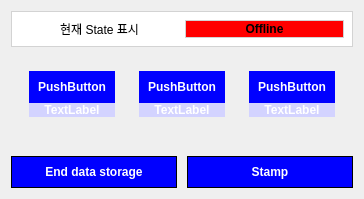
     <widget class="QWidget" name="RightCol" native="true">
      <property name="sizePolicy">
       <sizepolicy hsizetype="Expanding" vsizetype="Expanding">
        <horstretch>0</horstretch>
        <verstretch>0</verstretch>
       </sizepolicy>
      </property>
      <property name="styleSheet">
       <string notr="true">QWidget{
background-color: none;
border: none
	
}</string>
      </property>
      <layout class="QVBoxLayout" name="verticalLayout_18" stretch="13,22,55,6">
       <property name="spacing">
        <number>15</number>
       </property>
       <item>
        <widget class="QWidget" name="widget_10" native="true">
         <property name="styleSheet">
          <string notr="true">QWidget{
background-color: rgb(255, 255, 255);
border: 1px solid rgb(211, 211, 211)

}</string>
         </property>
         <layout class="QHBoxLayout" name="horizontalLayout_6">
          <item>
           <widget class="QLabel" name="label_28">
            <property name="styleSheet">
             <string notr="true">QLabel{
 border : none;
	font: 16pt &quot;MS Shell Dlg 2&quot;;


}</string>
            </property>
            <property name="text">
             <string>현재 State 표시</string>
            </property>
            <property name="alignment">
             <set>Qt::AlignCenter</set>
            </property>
           </widget>
          </item>
          <item>
           <widget class="QLabel" name="status_label">
            <property name="styleSheet">
             <string notr="true">QLabel{

font-weight: bold;
	font: 12pt &quot;MS Shell Dlg 2&quot;;
	background-color: rgb(255, 0, 0);
}</string>
            </property>
            <property name="text">
             <string>Offline</string>
            </property>
            <property name="alignment">
             <set>Qt::AlignCenter</set>
            </property>
           </widget>
          </item>
         </layout>
        </widget>
       </item>
       <item>
        <widget class="QWidget" name="widget_11" native="true">
         <layout class="QHBoxLayout" name="horizontalLayout_9">
          <item>
           <widget class="QWidget" name="widget_21" native="true">
            <layout class="QVBoxLayout" name="verticalLayout_23" stretch="2,1">
             <property name="spacing">
              <number>0</number>
             </property>
             <property name="topMargin">
              <number>0</number>
             </property>
             <property name="bottomMargin">
              <number>0</number>
             </property>
             <item>
              <widget class="QWidget" name="widget_24" native="true">
               <property name="styleSheet">
                <string notr="true">QWidget{
 background-color: blue;
border: none

}</string>
               </property>
               <layout class="QVBoxLayout" name="verticalLayout_26">
                <item>
                 <widget class="QPushButton" name="pushButton_5">
                  <property name="sizePolicy">
                   <sizepolicy hsizetype="Minimum" vsizetype="Expanding">
                    <horstretch>0</horstretch>
                    <verstretch>0</verstretch>
                   </sizepolicy>
                  </property>
                  <property name="styleSheet">
                   <string notr="true">QPushButton{
 color: white;
 border : none;
	font: 8pt &quot;MS Shell Dlg 2&quot;;
font-weight: bold;



}</string>
                  </property>
                  <property name="text">
                   <string>PushButton</string>
                  </property>
                  <property name="autoDefault">
                   <bool>false</bool>
                  </property>
                  <property name="default">
                   <bool>false</bool>
                  </property>
                 </widget>
                </item>
               </layout>
              </widget>
             </item>
             <item>
              <widget class="QLabel" name="label_30">
               <property name="styleSheet">
                <string notr="true">QLabel{
 
	background-color: rgb(211,211,255);
color: white;
border: none;
font-weight: bold


}</string>
               </property>
               <property name="text">
                <string>TextLabel</string>
               </property>
               <property name="alignment">
                <set>Qt::AlignCenter</set>
               </property>
              </widget>
             </item>
            </layout>
           </widget>
          </item>
          <item>
           <widget class="QWidget" name="widget_22" native="true">
            <layout class="QVBoxLayout" name="verticalLayout_24" stretch="2,1">
             <property name="spacing">
              <number>0</number>
             </property>
             <property name="topMargin">
              <number>0</number>
             </property>
             <property name="bottomMargin">
              <number>0</number>
             </property>
             <item>
              <widget class="QWidget" name="widget_25" native="true">
               <property name="styleSheet">
                <string notr="true">QWidget{
 background-color: blue;
border: none

}</string>
               </property>
               <layout class="QVBoxLayout" name="verticalLayout_27">
                <item>
                 <widget class="QPushButton" name="pushButton_6">
                  <property name="sizePolicy">
                   <sizepolicy hsizetype="Minimum" vsizetype="Expanding">
                    <horstretch>0</horstretch>
                    <verstretch>0</verstretch>
                   </sizepolicy>
                  </property>
                  <property name="styleSheet">
                   <string notr="true">QPushButton{
 color: white;
 border : none;
	font: 8pt &quot;MS Shell Dlg 2&quot;;
font-weight: bold;


}</string>
                  </property>
                  <property name="text">
                   <string>PushButton</string>
                  </property>
                 </widget>
                </item>
               </layout>
              </widget>
             </item>
             <item>
              <widget class="QLabel" name="label_31">
               <property name="styleSheet">
                <string notr="true">QLabel{
 
	background-color: rgb(211,211,255);
color: white;
border: none;
font-weight: bold


}</string>
               </property>
               <property name="text">
                <string>TextLabel</string>
               </property>
               <property name="alignment">
                <set>Qt::AlignCenter</set>
               </property>
              </widget>
             </item>
            </layout>
           </widget>
          </item>
          <item>
           <widget class="QWidget" name="widget_23" native="true">
            <layout class="QVBoxLayout" name="verticalLayout_25" stretch="2,1">
             <property name="spacing">
              <number>0</number>
             </property>
             <property name="topMargin">
              <number>0</number>
             </property>
             <property name="bottomMargin">
              <number>0</number>
             </property>
             <item>
              <widget class="QWidget" name="widget_26" native="true">
               <property name="styleSheet">
                <string notr="true">QWidget{
 background-color: blue;
border: none

}</string>
               </property>
               <layout class="QVBoxLayout" name="verticalLayout_28">
                <item>
                 <widget class="QPushButton" name="pushButton_7">
                  <property name="sizePolicy">
                   <sizepolicy hsizetype="Minimum" vsizetype="Expanding">
                    <horstretch>0</horstretch>
                    <verstretch>0</verstretch>
                   </sizepolicy>
                  </property>
                  <property name="styleSheet">
                   <string notr="true">QPushButton{
 color: white;
 border : none;
	font: 8pt &quot;MS Shell Dlg 2&quot;;
font-weight: bold;



}</string>
                  </property>
                  <property name="text">
                   <string>PushButton</string>
                  </property>
                 </widget>
                </item>
               </layout>
              </widget>
             </item>
             <item>
              <widget class="QLabel" name="label_32">
               <property name="styleSheet">
                <string notr="true">QLabel{
 
	background-color: rgb(211,211,255);
color: white;
border: none;
font-weight: bold


}</string>
               </property>
               <property name="text">
                <string>TextLabel</string>
               </property>
               <property name="alignment">
                <set>Qt::AlignCenter</set>
               </property>
              </widget>
             </item>
            </layout>
           </widget>
          </item>
         </layout>
        </widget>
       </item>
       <item>
        <widget class="QWidget" name="fault_detection_widget" native="true">
         <property name="styleSheet">
          <string notr="true">QWidget{
background-color: rgb(255, 255, 255);
border: 1px solid rgb(211, 211, 211);

}</string>
         </property>
        </widget>
       </item>
       <item>
        <layout class="QHBoxLayout" name="horizontalLayout_7">
         <property name="spacing">
          <number>10</number>
         </property>
         <item>
          <widget class="QWidget" name="widget_17" native="true">
           <property name="cursor">
            <cursorShape>PointingHandCursor</cursorShape>
           </property>
           <property name="styleSheet">
            <string notr="true">QWidget{
 background-color: blue;
border: 1px solid black
}
QWidget:hover{
	background-color: rgb(0, 85, 255);

}

</string>
           </property>
           <layout class="QVBoxLayout" name="verticalLayout_20">
            <item>
             <widget class="QPushButton" name="pushButton_4">
              <property name="styleSheet">
               <string notr="true">QPushButton{
 color: white;
 border : none;
	font: 12pt &quot;MS Shell Dlg 2&quot;;
font-weight: bold;
background-color: none

}

</string>
              </property>
              <property name="text">
               <string>End data storage</string>
              </property>
             </widget>
            </item>
           </layout>
          </widget>
         </item>
         <item>
          <widget class="QWidget" name="widget_18" native="true">
           <property name="cursor">
            <cursorShape>PointingHandCursor</cursorShape>
           </property>
           <property name="styleSheet">
            <string notr="true">QWidget{
 background-color: blue;
border: 1px solid black
}

QWidget:hover{
	background-color: rgb(0, 85, 255);

}
</string>
           </property>
           <layout class="QVBoxLayout" name="verticalLayout_19">
            <item>
             <widget class="QPushButton" name="pushButton_3">
              <property name="styleSheet">
               <string notr="true">QPushButton{
 color: white;
 border : none;
	font: 12pt &quot;MS Shell Dlg 2&quot;;
font-weight: bold;
background-color: none


}</string>
              </property>
              <property name="text">
               <string>Stamp</string>
              </property>
             </widget>
            </item>
           </layout>
          </widget>
         </item>
        </layout>
       </item>
      </layout>
     </widget>
